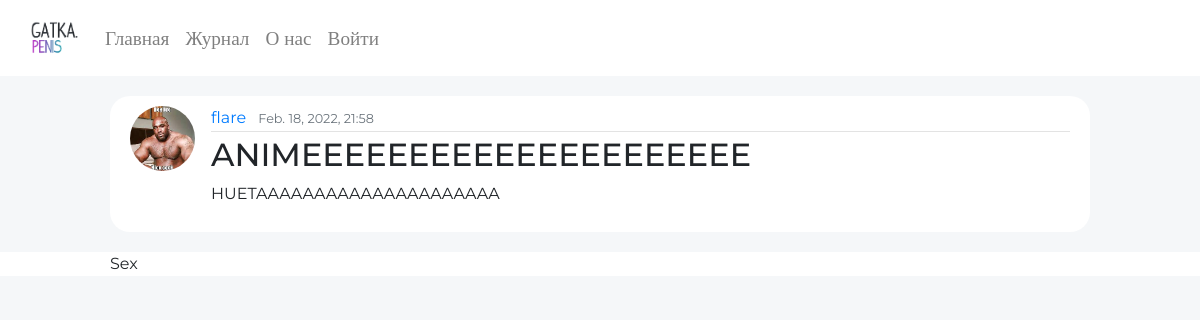
Screenshot of /post/8 with the database file from the repository.
### main/models.py (models this page shows, shortened)
class Post(models.Model):
    title = models.CharField(max_length=100)
    content = models.TextField()
    date_posted = models.DateTimeField(default=timezone.now)
    author = models.ForeignKey(User, on_delete=models.CASCADE)

### users/models.py (models this page shows, shortened)
class Profile(models.Model):
    user = models.OneToOneField(User, on_delete=models.CASCADE)
    image = models.ImageField(default='default.jpg', upload_to='profile_pictures')

### main/views.py (the view)
# urls.py: path('post/<int:pk>', PostDetailView.as_view(), name="main-blog-detail"),
class PostDetailView(DetailView):
    model = Post

### main/templates/main/post_detail.html (shortened to what this page needs)
{% extends "main/base.html" %}
{% block content %}
        <article class="media content-section">
            <img class="rounded-circle article-img" src="{{ post.author.profile.image.url }}">
            <div class="media-body">
              <div class="article-metadata clearfix">
                <a class="mr-2" href="{% url 'main-user-posts' post.author.username %}">{{ post.author }}</a>
                <small class="text-muted">{{ post.date_posted|date:"N j, Y, H:i" }}</small>
              </div>
              <h2 class="article-title" href="#">{{ post.title }}</h2>
              <p class="article-content">{{ post.content }}</p>
            </div>
          </article>
{% endblock content %}

### main/static/main/main.css (style rules this page uses)
* { font-family: Montserrat; }
body { background-color: #f5f7f9; margin-top: 6rem; }
.article-img { height: 65px; width: 65px; margin-right: 16px; }
.content-section { background: #ffffff; padding: 10px 20px; border-radius: 20px; margin-bottom: 20px; }
.article-metadata { padding-bottom: 1px; margin-bottom: 4px; border-bottom: 1px solid #e3e3e3 }

### rows the page displays
Post: author.profile.image (picture), author "flare", date_posted "Feb. 18, 2022, 21:58", title "ANIMEEEEEEEEEEEEEEEEEEEEE", content "HUETAAAAAAAAAAAAAAAAAAAAA"
